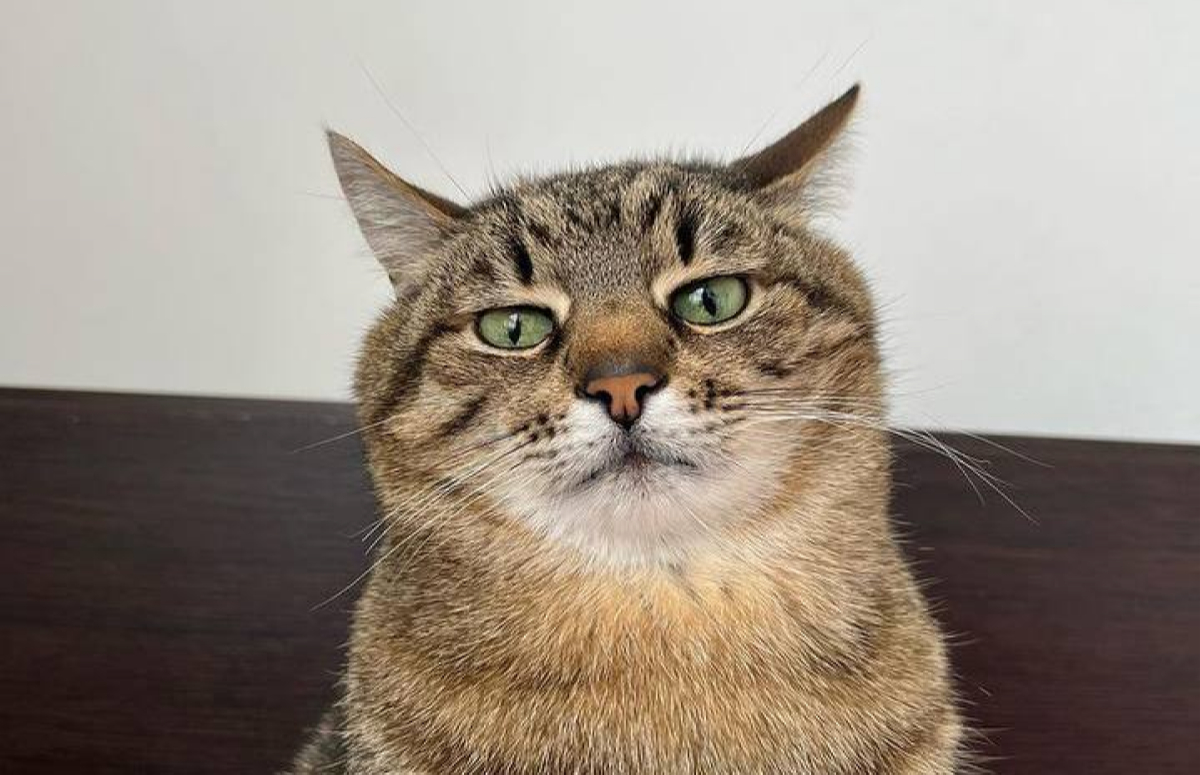
#> input picture variant-8.jpg, 1200 x 775 px, given in place of the camera
$ python 8.py
#> lines starting #> are read from the running program, lines starting #| are printed output that depends on the picture; after the words box and inside, x2 and y2 are one past the last pixel; in counts of white or black regions, pixels touching at a corner belong together
import cv2
import time

def video_processing():

    cap = cv2.VideoCapture(0)
    down_points = (640, 480)
    i = 0

    if not cap.isOpened():
        print("Не удалось получить доступ к камере")
        return

    print("Нажмите 'q', чтобы выйти")

    try:
        while True:
            ret, frame = cap.read()
#> frame is the input picture: shape (775, 1200, 3); mean B, G, R 130.6, 142.3, 153.7
            if not ret:
                print("Ошибка захвата кадра")
                break

            frame = cv2.resize(frame, down_points, interpolation=cv2.INTER_LINEAR)
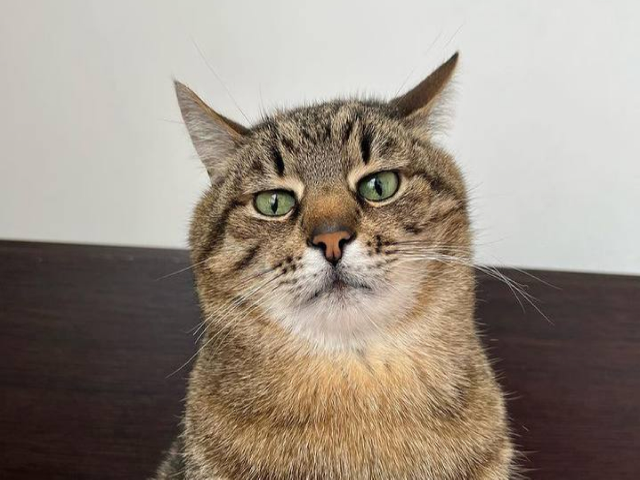
#> frame: shape (480, 640, 3); mean B, G, R 130.5, 142.2, 153.7

            gray = cv2.cvtColor(frame, cv2.COLOR_BGR2GRAY)
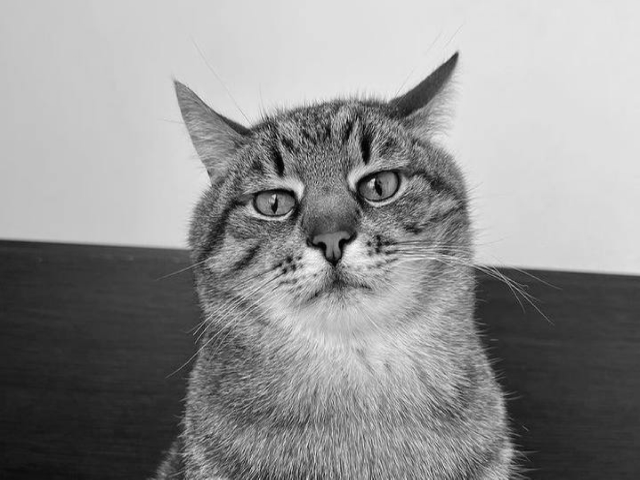
#> gray: shape (480, 640); min 0, max 248, mean 144.3

            gray = cv2.GaussianBlur(gray, (21, 21), 0)
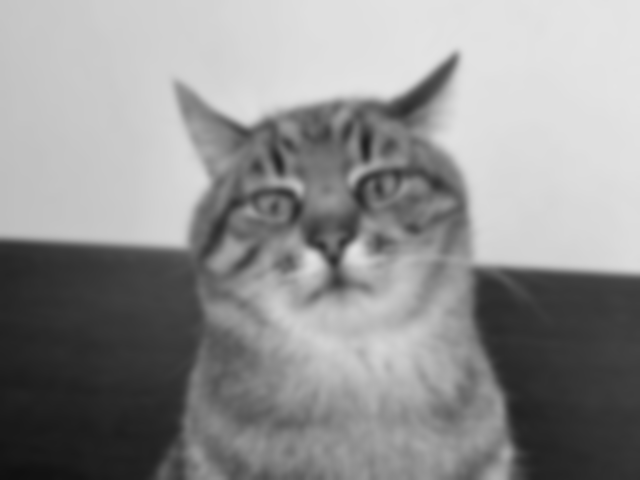
#> gray: shape (480, 640); min 16, max 229, mean 144.3

            ret, thresh = cv2.threshold(gray, 110, 255, cv2.THRESH_BINARY_INV)
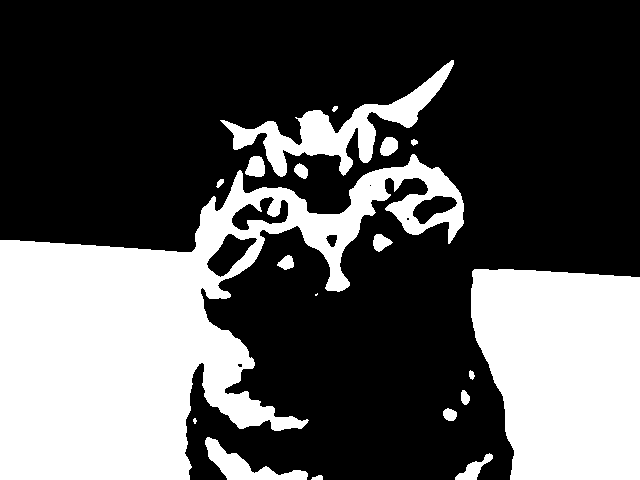
#> thresh: shape (480, 640); 33.6% white; 19 white regions (2 under 20 px)

            contours, _ = cv2.findContours(thresh, cv2.RETR_EXTERNAL, cv2.CHAIN_APPROX_NONE)
#> contours = 19 contours, 3 with area under 20; largest, box (x1, y1, x2, y2) and area: (0, 154, 464, 480) 64035, (471, 269, 640, 480) 30547, (220, 60, 454, 177) 5942, (205, 437, 308, 480) 1412, (455, 453, 493, 480) 337

            if len(contours) > 0:
                c = max(contours, key=cv2.contourArea)
#> c = contour of 2156 points, box (x1, y1, x2, y2) (0, 154, 464, 480), area 64035

                x, y, w, h = cv2.boundingRect(c)
#> x = 0; y = 154; w = 464; h = 326

                cv2.rectangle(frame, (x, y), (x + w, y + h), (0, 255, 0), 2)

                center_x = x + (w // 2)
#> center_x = 232
                center_y = y + (h // 2)
#> center_y = 317

                #Рисование вертикальной и горизонтальной линии через центр метки
                height, width = frame.shape[:2]
#> height = 480; width = 640
                cv2.line(frame, (center_x, 0), (center_x, height), (255, 0, 0), 1)  # Вертикальная линия
                cv2.line(frame, (0, center_y), (width, center_y), (255, 0, 0), 1)   # Горизонтальная линия
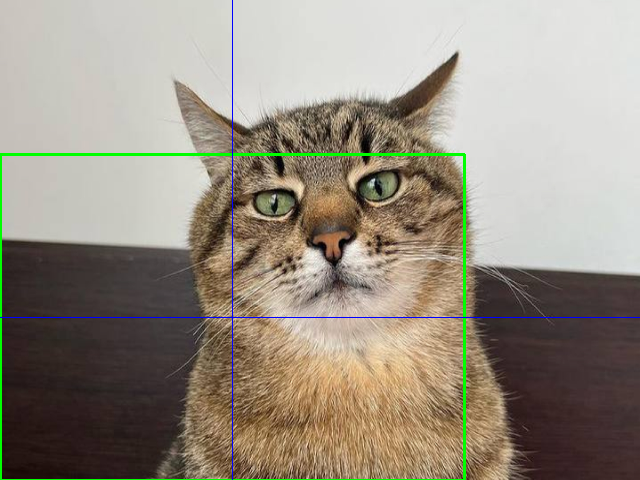
#> frame: shape (480, 640, 3); mean B, G, R 129.9, 143.3, 151.6

                if i % 5 == 0:
                    print(f"Центр метки: ({center_x}, {center_y})")
#| Центр метки: (232, 317)

            cv2.imshow('frame', frame)

            if cv2.waitKey(1) & 0xFF == ord('q'):
#> (key q is pressed here)
                break

            time.sleep(0.1)
            i += 1

    except Exception as e:
        print(f"Произошла ошибка: {e}")

    finally:
        cap.release()
        cv2.destroyAllWindows()


if __name__ == '__main__':
    video_processing()
